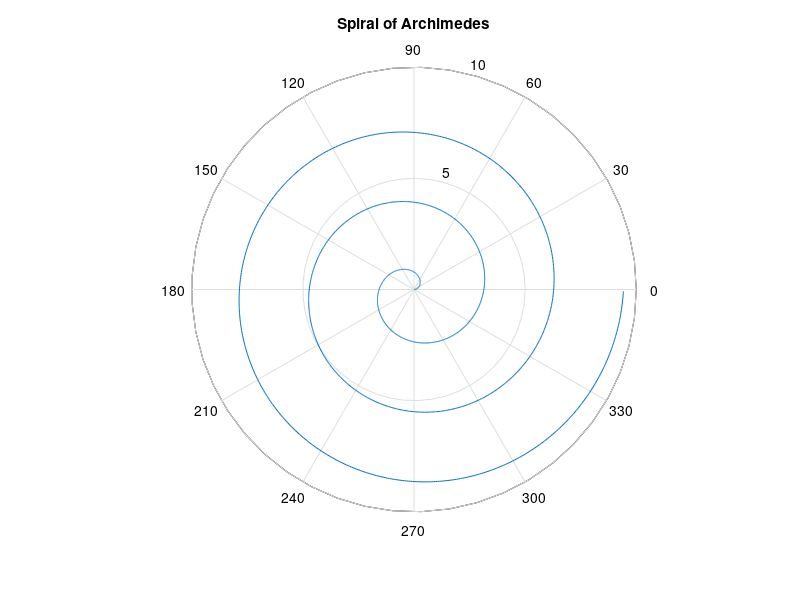

The MATLAB script that drew this image:
clc;clear all;close all;
k=0.5;
theta=0:0.01:6*pi;
for ii=1:length(theta)
    % r(ii)=k*theta(ii);
    r=k*theta;
end
polar(theta,r)
title('Spiral of Archimedes')